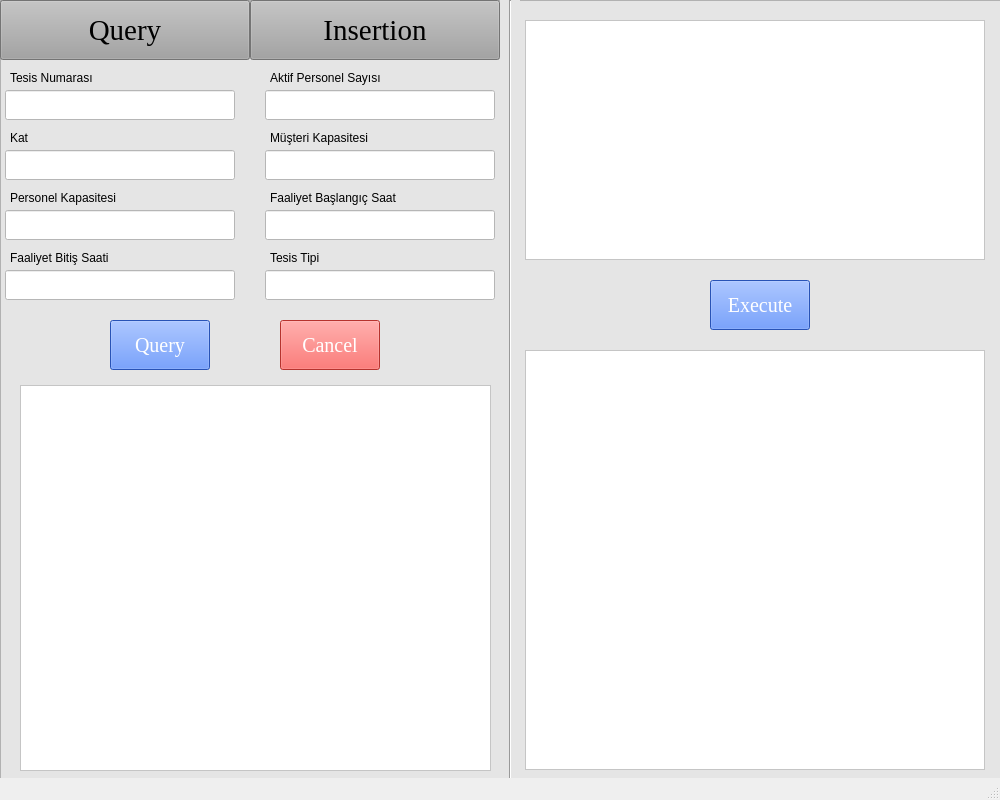
<?xml version="1.0" encoding="UTF-8"?>
<ui version="4.0">
 <class>MainWindow</class>
 <widget class="QMainWindow" name="MainWindow">
  <property name="geometry">
   <rect>
    <x>0</x>
    <y>0</y>
    <width>1000</width>
    <height>800</height>
   </rect>
  </property>
  <property name="windowTitle">
   <string>MainWindow</string>
  </property>
  <widget class="QWidget" name="centralwidget">
   <widget class="QFrame" name="frame_6">
    <property name="geometry">
     <rect>
      <x>0</x>
      <y>0</y>
      <width>1001</width>
      <height>800</height>
     </rect>
    </property>
    <property name="styleSheet">
     <string notr="true">background-color: rgb(229, 229, 229);</string>
    </property>
    <property name="frameShape">
     <enum>QFrame::StyledPanel</enum>
    </property>
    <property name="frameShadow">
     <enum>QFrame::Raised</enum>
    </property>
    <widget class="QPushButton" name="pushButton">
     <property name="geometry">
      <rect>
       <x>0</x>
       <y>0</y>
       <width>250</width>
       <height>60</height>
      </rect>
     </property>
     <property name="font">
      <font>
       <family>Times New Roman</family>
       <pointsize>22</pointsize>
      </font>
     </property>
     <property name="styleSheet">
      <string notr="true">background-color: rgb(163, 163, 163);</string>
     </property>
     <property name="text">
      <string>Query</string>
     </property>
    </widget>
    <widget class="QPushButton" name="pushButton_2">
     <property name="geometry">
      <rect>
       <x>250</x>
       <y>0</y>
       <width>250</width>
       <height>60</height>
      </rect>
     </property>
     <property name="font">
      <font>
       <family>Times New Roman</family>
       <pointsize>22</pointsize>
      </font>
     </property>
     <property name="styleSheet">
      <string notr="true">background-color: rgb(163, 163, 163);</string>
     </property>
     <property name="text">
      <string>Insertion</string>
     </property>
    </widget>
    <widget class="QTextEdit" name="textEdit">
     <property name="geometry">
      <rect>
       <x>525</x>
       <y>20</y>
       <width>460</width>
       <height>240</height>
      </rect>
     </property>
     <property name="styleSheet">
      <string notr="true">background-color: rgb(255, 255, 255);</string>
     </property>
    </widget>
    <widget class="QPushButton" name="pushButton_5">
     <property name="geometry">
      <rect>
       <x>710</x>
       <y>280</y>
       <width>100</width>
       <height>50</height>
      </rect>
     </property>
     <property name="palette">
      <palette>
       <active>
        <colorrole role="WindowText">
         <brush brushstyle="SolidPattern">
          <color alpha="255">
           <red>255</red>
           <green>255</green>
           <blue>255</blue>
          </color>
         </brush>
        </colorrole>
        <colorrole role="Button">
         <brush brushstyle="SolidPattern">
          <color alpha="255">
           <red>56</red>
           <green>116</green>
           <blue>255</blue>
          </color>
         </brush>
        </colorrole>
        <colorrole role="Light">
         <brush brushstyle="SolidPattern">
          <color alpha="255">
           <red>51</red>
           <green>133</green>
           <blue>255</blue>
          </color>
         </brush>
        </colorrole>
        <colorrole role="Text">
         <brush brushstyle="SolidPattern">
          <color alpha="255">
           <red>255</red>
           <green>255</green>
           <blue>255</blue>
          </color>
         </brush>
        </colorrole>
        <colorrole role="ButtonText">
         <brush brushstyle="SolidPattern">
          <color alpha="255">
           <red>255</red>
           <green>255</green>
           <blue>255</blue>
          </color>
         </brush>
        </colorrole>
        <colorrole role="Base">
         <brush brushstyle="SolidPattern">
          <color alpha="255">
           <red>56</red>
           <green>116</green>
           <blue>255</blue>
          </color>
         </brush>
        </colorrole>
        <colorrole role="Window">
         <brush brushstyle="SolidPattern">
          <color alpha="255">
           <red>56</red>
           <green>116</green>
           <blue>255</blue>
          </color>
         </brush>
        </colorrole>
       </active>
       <inactive>
        <colorrole role="WindowText">
         <brush brushstyle="SolidPattern">
          <color alpha="255">
           <red>255</red>
           <green>255</green>
           <blue>255</blue>
          </color>
         </brush>
        </colorrole>
        <colorrole role="Button">
         <brush brushstyle="SolidPattern">
          <color alpha="255">
           <red>56</red>
           <green>116</green>
           <blue>255</blue>
          </color>
         </brush>
        </colorrole>
        <colorrole role="Light">
         <brush brushstyle="SolidPattern">
          <color alpha="255">
           <red>51</red>
           <green>133</green>
           <blue>255</blue>
          </color>
         </brush>
        </colorrole>
        <colorrole role="Text">
         <brush brushstyle="SolidPattern">
          <color alpha="255">
           <red>255</red>
           <green>255</green>
           <blue>255</blue>
          </color>
         </brush>
        </colorrole>
        <colorrole role="ButtonText">
         <brush brushstyle="SolidPattern">
          <color alpha="255">
           <red>255</red>
           <green>255</green>
           <blue>255</blue>
          </color>
         </brush>
        </colorrole>
        <colorrole role="Base">
         <brush brushstyle="SolidPattern">
          <color alpha="255">
           <red>56</red>
           <green>116</green>
           <blue>255</blue>
          </color>
         </brush>
        </colorrole>
        <colorrole role="Window">
         <brush brushstyle="SolidPattern">
          <color alpha="255">
           <red>56</red>
           <green>116</green>
           <blue>255</blue>
          </color>
         </brush>
        </colorrole>
       </inactive>
       <disabled>
        <colorrole role="WindowText">
         <brush brushstyle="SolidPattern">
          <color alpha="255">
           <red>255</red>
           <green>255</green>
           <blue>255</blue>
          </color>
         </brush>
        </colorrole>
        <colorrole role="Button">
         <brush brushstyle="SolidPattern">
          <color alpha="255">
           <red>56</red>
           <green>116</green>
           <blue>255</blue>
          </color>
         </brush>
        </colorrole>
        <colorrole role="Light">
         <brush brushstyle="SolidPattern">
          <color alpha="255">
           <red>51</red>
           <green>133</green>
           <blue>255</blue>
          </color>
         </brush>
        </colorrole>
        <colorrole role="Text">
         <brush brushstyle="SolidPattern">
          <color alpha="255">
           <red>255</red>
           <green>255</green>
           <blue>255</blue>
          </color>
         </brush>
        </colorrole>
        <colorrole role="ButtonText">
         <brush brushstyle="SolidPattern">
          <color alpha="255">
           <red>255</red>
           <green>255</green>
           <blue>255</blue>
          </color>
         </brush>
        </colorrole>
        <colorrole role="Base">
         <brush brushstyle="SolidPattern">
          <color alpha="255">
           <red>56</red>
           <green>116</green>
           <blue>255</blue>
          </color>
         </brush>
        </colorrole>
        <colorrole role="Window">
         <brush brushstyle="SolidPattern">
          <color alpha="255">
           <red>56</red>
           <green>116</green>
           <blue>255</blue>
          </color>
         </brush>
        </colorrole>
       </disabled>
      </palette>
     </property>
     <property name="font">
      <font>
       <family>Times New Roman</family>
       <pointsize>15</pointsize>
      </font>
     </property>
     <property name="styleSheet">
      <string notr="true">background-color: rgb(56, 116, 255);
color: rgb(255, 255, 255);</string>
     </property>
     <property name="text">
      <string>Execute</string>
     </property>
    </widget>
    <widget class="QTextEdit" name="textEdit_2">
     <property name="geometry">
      <rect>
       <x>525</x>
       <y>350</y>
       <width>460</width>
       <height>420</height>
      </rect>
     </property>
     <property name="styleSheet">
      <string notr="true">background-color: rgb(255, 255, 255);</string>
     </property>
     <property name="readOnly">
      <bool>true</bool>
     </property>
    </widget>
    <widget class="Line" name="line_6">
     <property name="geometry">
      <rect>
       <x>500</x>
       <y>0</y>
       <width>20</width>
       <height>811</height>
      </rect>
     </property>
     <property name="orientation">
      <enum>Qt::Vertical</enum>
     </property>
    </widget>
    <widget class="QLineEdit" name="lineEdit_35">
     <property name="geometry">
      <rect>
       <x>5</x>
       <y>90</y>
       <width>230</width>
       <height>30</height>
      </rect>
     </property>
     <property name="styleSheet">
      <string notr="true">background-color: rgb(255, 255, 255);</string>
     </property>
     <property name="text">
      <string/>
     </property>
    </widget>
    <widget class="QLineEdit" name="lineEdit_36">
     <property name="geometry">
      <rect>
       <x>265</x>
       <y>90</y>
       <width>230</width>
       <height>30</height>
      </rect>
     </property>
     <property name="styleSheet">
      <string notr="true">background-color: rgb(255, 255, 255);</string>
     </property>
     <property name="text">
      <string/>
     </property>
    </widget>
    <widget class="QLineEdit" name="lineEdit_40">
     <property name="geometry">
      <rect>
       <x>5</x>
       <y>150</y>
       <width>230</width>
       <height>30</height>
      </rect>
     </property>
     <property name="styleSheet">
      <string notr="true">background-color: rgb(255, 255, 255);</string>
     </property>
     <property name="text">
      <string/>
     </property>
    </widget>
    <widget class="QLineEdit" name="lineEdit_41">
     <property name="geometry">
      <rect>
       <x>5</x>
       <y>210</y>
       <width>230</width>
       <height>30</height>
      </rect>
     </property>
     <property name="styleSheet">
      <string notr="true">background-color: rgb(255, 255, 255);</string>
     </property>
     <property name="text">
      <string/>
     </property>
    </widget>
    <widget class="QLineEdit" name="lineEdit_42">
     <property name="geometry">
      <rect>
       <x>5</x>
       <y>270</y>
       <width>230</width>
       <height>30</height>
      </rect>
     </property>
     <property name="styleSheet">
      <string notr="true">background-color: rgb(255, 255, 255);</string>
     </property>
     <property name="text">
      <string/>
     </property>
    </widget>
    <widget class="QLineEdit" name="lineEdit_43">
     <property name="geometry">
      <rect>
       <x>265</x>
       <y>150</y>
       <width>230</width>
       <height>30</height>
      </rect>
     </property>
     <property name="styleSheet">
      <string notr="true">background-color: rgb(255, 255, 255);</string>
     </property>
     <property name="text">
      <string/>
     </property>
    </widget>
    <widget class="QLineEdit" name="lineEdit_44">
     <property name="geometry">
      <rect>
       <x>265</x>
       <y>210</y>
       <width>230</width>
       <height>30</height>
      </rect>
     </property>
     <property name="styleSheet">
      <string notr="true">background-color: rgb(255, 255, 255);</string>
     </property>
     <property name="text">
      <string/>
     </property>
    </widget>
    <widget class="QLineEdit" name="lineEdit_45">
     <property name="geometry">
      <rect>
       <x>265</x>
       <y>270</y>
       <width>230</width>
       <height>30</height>
      </rect>
     </property>
     <property name="styleSheet">
      <string notr="true">background-color: rgb(255, 255, 255);</string>
     </property>
     <property name="text">
      <string/>
     </property>
    </widget>
    <widget class="QLabel" name="label_38">
     <property name="geometry">
      <rect>
       <x>10</x>
       <y>70</y>
       <width>111</width>
       <height>16</height>
      </rect>
     </property>
     <property name="text">
      <string>Tesis Numarası</string>
     </property>
    </widget>
    <widget class="QLabel" name="label_39">
     <property name="geometry">
      <rect>
       <x>270</x>
       <y>70</y>
       <width>111</width>
       <height>16</height>
      </rect>
     </property>
     <property name="text">
      <string>Aktif Personel Sayısı</string>
     </property>
    </widget>
    <widget class="QLabel" name="label_40">
     <property name="geometry">
      <rect>
       <x>10</x>
       <y>130</y>
       <width>111</width>
       <height>16</height>
      </rect>
     </property>
     <property name="text">
      <string>Kat</string>
     </property>
    </widget>
    <widget class="QLabel" name="label_41">
     <property name="geometry">
      <rect>
       <x>270</x>
       <y>130</y>
       <width>111</width>
       <height>16</height>
      </rect>
     </property>
     <property name="text">
      <string>Müşteri Kapasitesi</string>
     </property>
    </widget>
    <widget class="QLabel" name="label_42">
     <property name="geometry">
      <rect>
       <x>10</x>
       <y>190</y>
       <width>111</width>
       <height>16</height>
      </rect>
     </property>
     <property name="text">
      <string>Personel Kapasitesi</string>
     </property>
    </widget>
    <widget class="QLabel" name="label_43">
     <property name="geometry">
      <rect>
       <x>270</x>
       <y>190</y>
       <width>126</width>
       <height>16</height>
      </rect>
     </property>
     <property name="text">
      <string>Faaliyet Başlangıç Saati</string>
     </property>
    </widget>
    <widget class="QLabel" name="label_44">
     <property name="geometry">
      <rect>
       <x>10</x>
       <y>250</y>
       <width>111</width>
       <height>16</height>
      </rect>
     </property>
     <property name="text">
      <string>Faaliyet Bitiş Saati</string>
     </property>
    </widget>
    <widget class="QLabel" name="label_45">
     <property name="geometry">
      <rect>
       <x>270</x>
       <y>250</y>
       <width>111</width>
       <height>16</height>
      </rect>
     </property>
     <property name="text">
      <string>Tesis Tipi</string>
     </property>
    </widget>
    <widget class="QPushButton" name="pushButton_3">
     <property name="geometry">
      <rect>
       <x>110</x>
       <y>320</y>
       <width>100</width>
       <height>50</height>
      </rect>
     </property>
     <property name="palette">
      <palette>
       <active>
        <colorrole role="WindowText">
         <brush brushstyle="SolidPattern">
          <color alpha="255">
           <red>255</red>
           <green>255</green>
           <blue>255</blue>
          </color>
         </brush>
        </colorrole>
        <colorrole role="Button">
         <brush brushstyle="SolidPattern">
          <color alpha="255">
           <red>56</red>
           <green>116</green>
           <blue>255</blue>
          </color>
         </brush>
        </colorrole>
        <colorrole role="Light">
         <brush brushstyle="SolidPattern">
          <color alpha="255">
           <red>51</red>
           <green>133</green>
           <blue>255</blue>
          </color>
         </brush>
        </colorrole>
        <colorrole role="Text">
         <brush brushstyle="SolidPattern">
          <color alpha="255">
           <red>255</red>
           <green>255</green>
           <blue>255</blue>
          </color>
         </brush>
        </colorrole>
        <colorrole role="ButtonText">
         <brush brushstyle="SolidPattern">
          <color alpha="255">
           <red>255</red>
           <green>255</green>
           <blue>255</blue>
          </color>
         </brush>
        </colorrole>
        <colorrole role="Base">
         <brush brushstyle="SolidPattern">
          <color alpha="255">
           <red>56</red>
           <green>116</green>
           <blue>255</blue>
          </color>
         </brush>
        </colorrole>
        <colorrole role="Window">
         <brush brushstyle="SolidPattern">
          <color alpha="255">
           <red>56</red>
           <green>116</green>
           <blue>255</blue>
          </color>
         </brush>
        </colorrole>
       </active>
       <inactive>
        <colorrole role="WindowText">
         <brush brushstyle="SolidPattern">
          <color alpha="255">
           <red>255</red>
           <green>255</green>
           <blue>255</blue>
          </color>
         </brush>
        </colorrole>
        <colorrole role="Button">
         <brush brushstyle="SolidPattern">
          <color alpha="255">
           <red>56</red>
           <green>116</green>
           <blue>255</blue>
          </color>
         </brush>
        </colorrole>
        <colorrole role="Light">
         <brush brushstyle="SolidPattern">
          <color alpha="255">
           <red>51</red>
           <green>133</green>
           <blue>255</blue>
          </color>
         </brush>
        </colorrole>
        <colorrole role="Text">
         <brush brushstyle="SolidPattern">
          <color alpha="255">
           <red>255</red>
           <green>255</green>
           <blue>255</blue>
          </color>
         </brush>
        </colorrole>
        <colorrole role="ButtonText">
         <brush brushstyle="SolidPattern">
          <color alpha="255">
           <red>255</red>
           <green>255</green>
           <blue>255</blue>
          </color>
         </brush>
        </colorrole>
        <colorrole role="Base">
         <brush brushstyle="SolidPattern">
          <color alpha="255">
           <red>56</red>
           <green>116</green>
           <blue>255</blue>
          </color>
         </brush>
        </colorrole>
        <colorrole role="Window">
         <brush brushstyle="SolidPattern">
          <color alpha="255">
           <red>56</red>
           <green>116</green>
           <blue>255</blue>
          </color>
         </brush>
        </colorrole>
       </inactive>
       <disabled>
        <colorrole role="WindowText">
         <brush brushstyle="SolidPattern">
          <color alpha="255">
           <red>255</red>
           <green>255</green>
           <blue>255</blue>
          </color>
         </brush>
        </colorrole>
        <colorrole role="Button">
         <brush brushstyle="SolidPattern">
          <color alpha="255">
           <red>56</red>
           <green>116</green>
           <blue>255</blue>
          </color>
         </brush>
        </colorrole>
        <colorrole role="Light">
         <brush brushstyle="SolidPattern">
          <color alpha="255">
           <red>51</red>
           <green>133</green>
           <blue>255</blue>
          </color>
         </brush>
        </colorrole>
        <colorrole role="Text">
         <brush brushstyle="SolidPattern">
          <color alpha="255">
           <red>255</red>
           <green>255</green>
           <blue>255</blue>
          </color>
         </brush>
        </colorrole>
        <colorrole role="ButtonText">
         <brush brushstyle="SolidPattern">
          <color alpha="255">
           <red>255</red>
           <green>255</green>
           <blue>255</blue>
          </color>
         </brush>
        </colorrole>
        <colorrole role="Base">
         <brush brushstyle="SolidPattern">
          <color alpha="255">
           <red>56</red>
           <green>116</green>
           <blue>255</blue>
          </color>
         </brush>
        </colorrole>
        <colorrole role="Window">
         <brush brushstyle="SolidPattern">
          <color alpha="255">
           <red>56</red>
           <green>116</green>
           <blue>255</blue>
          </color>
         </brush>
        </colorrole>
       </disabled>
      </palette>
     </property>
     <property name="font">
      <font>
       <family>Times New Roman</family>
       <pointsize>15</pointsize>
      </font>
     </property>
     <property name="styleSheet">
      <string notr="true">background-color: rgb(56, 116, 255);
color: rgb(255, 255, 255);</string>
     </property>
     <property name="text">
      <string>Query</string>
     </property>
    </widget>
    <widget class="QPushButton" name="pushButton_4">
     <property name="geometry">
      <rect>
       <x>280</x>
       <y>320</y>
       <width>100</width>
       <height>50</height>
      </rect>
     </property>
     <property name="palette">
      <palette>
       <active>
        <colorrole role="WindowText">
         <brush brushstyle="SolidPattern">
          <color alpha="255">
           <red>255</red>
           <green>255</green>
           <blue>255</blue>
          </color>
         </brush>
        </colorrole>
        <colorrole role="Button">
         <brush brushstyle="SolidPattern">
          <color alpha="255">
           <red>255</red>
           <green>71</green>
           <blue>65</blue>
          </color>
         </brush>
        </colorrole>
        <colorrole role="Light">
         <brush brushstyle="SolidPattern">
          <color alpha="255">
           <red>51</red>
           <green>133</green>
           <blue>255</blue>
          </color>
         </brush>
        </colorrole>
        <colorrole role="Text">
         <brush brushstyle="SolidPattern">
          <color alpha="255">
           <red>255</red>
           <green>255</green>
           <blue>255</blue>
          </color>
         </brush>
        </colorrole>
        <colorrole role="ButtonText">
         <brush brushstyle="SolidPattern">
          <color alpha="255">
           <red>255</red>
           <green>255</green>
           <blue>255</blue>
          </color>
         </brush>
        </colorrole>
        <colorrole role="Base">
         <brush brushstyle="SolidPattern">
          <color alpha="255">
           <red>255</red>
           <green>71</green>
           <blue>65</blue>
          </color>
         </brush>
        </colorrole>
        <colorrole role="Window">
         <brush brushstyle="SolidPattern">
          <color alpha="255">
           <red>255</red>
           <green>71</green>
           <blue>65</blue>
          </color>
         </brush>
        </colorrole>
       </active>
       <inactive>
        <colorrole role="WindowText">
         <brush brushstyle="SolidPattern">
          <color alpha="255">
           <red>255</red>
           <green>255</green>
           <blue>255</blue>
          </color>
         </brush>
        </colorrole>
        <colorrole role="Button">
         <brush brushstyle="SolidPattern">
          <color alpha="255">
           <red>255</red>
           <green>71</green>
           <blue>65</blue>
          </color>
         </brush>
        </colorrole>
        <colorrole role="Light">
         <brush brushstyle="SolidPattern">
          <color alpha="255">
           <red>51</red>
           <green>133</green>
           <blue>255</blue>
          </color>
         </brush>
        </colorrole>
        <colorrole role="Text">
         <brush brushstyle="SolidPattern">
          <color alpha="255">
           <red>255</red>
           <green>255</green>
           <blue>255</blue>
          </color>
         </brush>
        </colorrole>
        <colorrole role="ButtonText">
         <brush brushstyle="SolidPattern">
          <color alpha="255">
           <red>255</red>
           <green>255</green>
           <blue>255</blue>
          </color>
         </brush>
        </colorrole>
        <colorrole role="Base">
         <brush brushstyle="SolidPattern">
          <color alpha="255">
           <red>255</red>
           <green>71</green>
           <blue>65</blue>
          </color>
         </brush>
        </colorrole>
        <colorrole role="Window">
         <brush brushstyle="SolidPattern">
          <color alpha="255">
           <red>255</red>
           <green>71</green>
           <blue>65</blue>
          </color>
         </brush>
        </colorrole>
       </inactive>
       <disabled>
        <colorrole role="WindowText">
         <brush brushstyle="SolidPattern">
          <color alpha="255">
           <red>255</red>
           <green>255</green>
           <blue>255</blue>
          </color>
         </brush>
        </colorrole>
        <colorrole role="Button">
         <brush brushstyle="SolidPattern">
          <color alpha="255">
           <red>255</red>
           <green>71</green>
           <blue>65</blue>
          </color>
         </brush>
        </colorrole>
        <colorrole role="Light">
         <brush brushstyle="SolidPattern">
          <color alpha="255">
           <red>51</red>
           <green>133</green>
           <blue>255</blue>
          </color>
         </brush>
        </colorrole>
        <colorrole role="Text">
         <brush brushstyle="SolidPattern">
          <color alpha="255">
           <red>255</red>
           <green>255</green>
           <blue>255</blue>
          </color>
         </brush>
        </colorrole>
        <colorrole role="ButtonText">
         <brush brushstyle="SolidPattern">
          <color alpha="255">
           <red>255</red>
           <green>255</green>
           <blue>255</blue>
          </color>
         </brush>
        </colorrole>
        <colorrole role="Base">
         <brush brushstyle="SolidPattern">
          <color alpha="255">
           <red>255</red>
           <green>71</green>
           <blue>65</blue>
          </color>
         </brush>
        </colorrole>
        <colorrole role="Window">
         <brush brushstyle="SolidPattern">
          <color alpha="255">
           <red>255</red>
           <green>71</green>
           <blue>65</blue>
          </color>
         </brush>
        </colorrole>
       </disabled>
      </palette>
     </property>
     <property name="font">
      <font>
       <family>Times New Roman</family>
       <pointsize>15</pointsize>
      </font>
     </property>
     <property name="styleSheet">
      <string notr="true">color: rgb(255, 255, 255);
background-color: rgb(255, 71, 65);</string>
     </property>
     <property name="text">
      <string>Cancel</string>
     </property>
    </widget>
    <widget class="QTextEdit" name="textEdit_16">
     <property name="geometry">
      <rect>
       <x>20</x>
       <y>385</y>
       <width>471</width>
       <height>386</height>
      </rect>
     </property>
     <property name="styleSheet">
      <string notr="true">background-color: rgb(255, 255, 255);</string>
     </property>
     <property name="readOnly">
      <bool>true</bool>
     </property>
    </widget>
   </widget>
  </widget>
  <widget class="QStatusBar" name="statusbar"/>
 </widget>
 <resources/>
 <connections/>
</ui>
